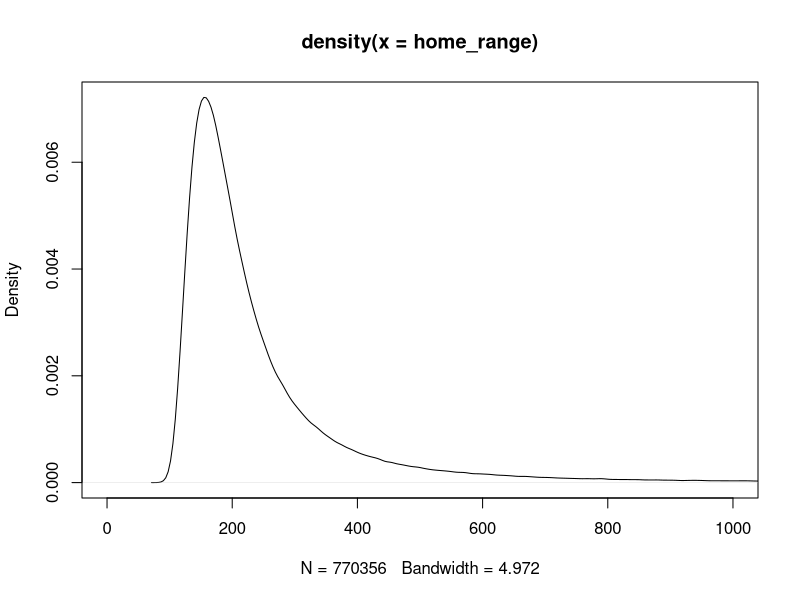

The R script that drew this image:
library(magrittr)

set.seed(2439761)
alpha1 <- rnorm(1000000, 1.5, 2) %>%
  .[. >= 0.02] # truncates 95% home rante at 1km if 0.08, 0.02 truncates at 2km

# alpha1 <- runif(10000, 0.01, 2)

sigma <- (1 / (2 * alpha1)) ^ 0.5

home_range <- 4 * sigma * 100


summary(alpha1)
# plot(density(alpha1))
summary(sigma)
summary(home_range)
sd(home_range)
# hist(home_range)
plot(density(home_range), xlim = c(0, 1000)) # prior on home range


# if typical home range size from literature is ~2 ha, then in a 20 m width section of the canal, linear home range would be 1000 m (seems large). But less than 100m moved per day, so we wouldn't expect more than 400 m for ours?